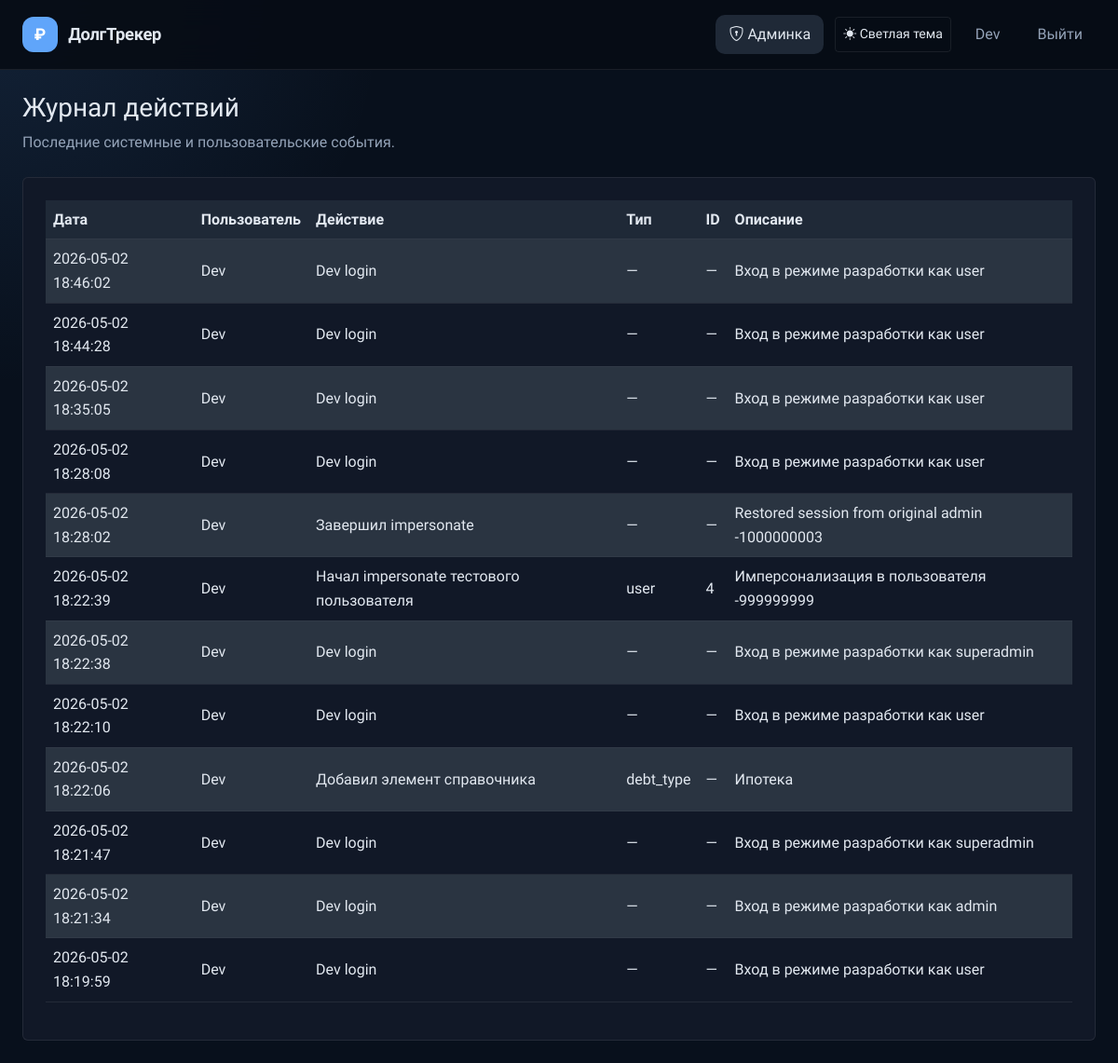
The page /admin/logs (signed in) on the database as committed earlier.
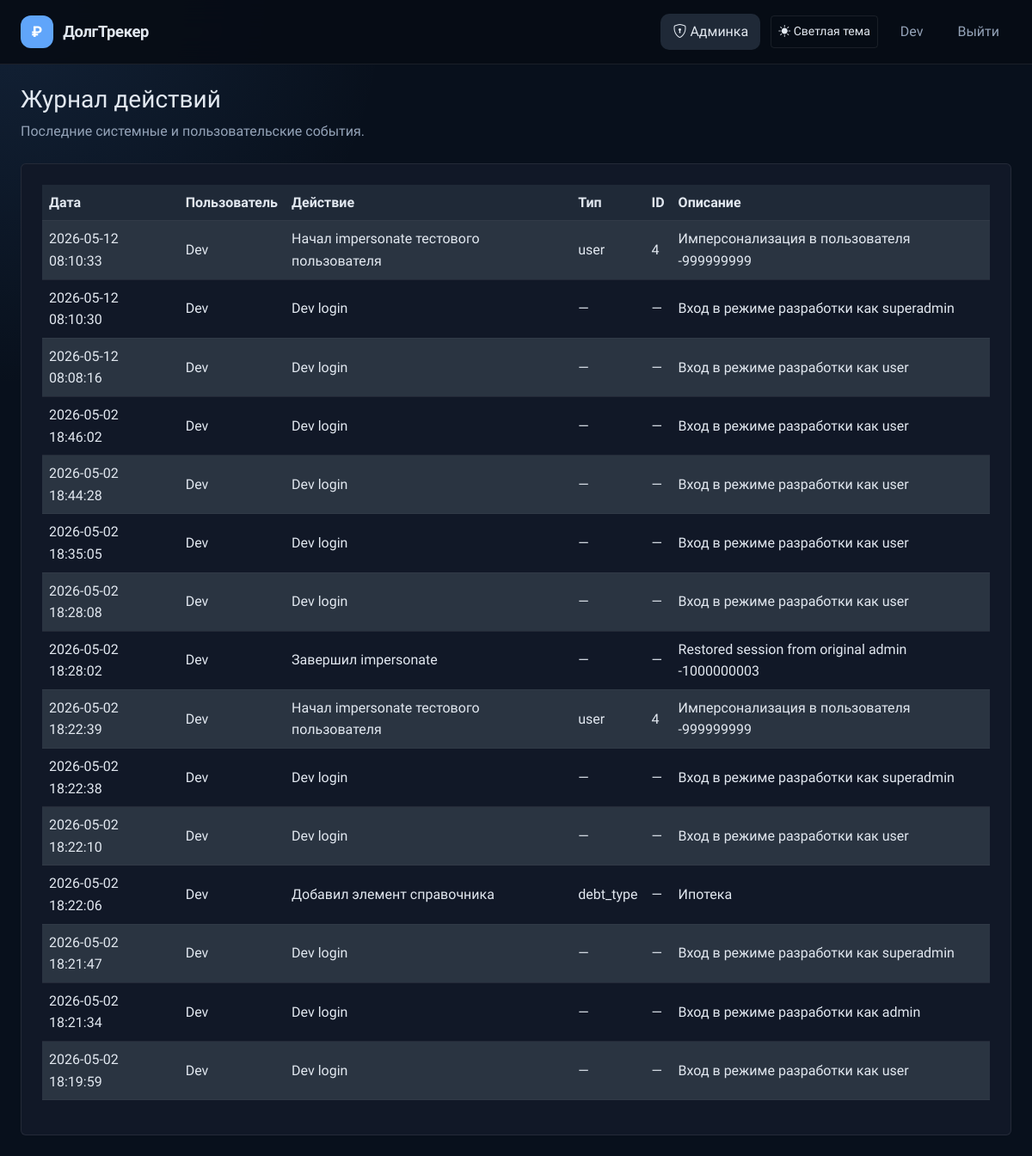
The same page on the database as committed later.
### app/models.py (models this page shows, shortened)
class User(UserMixin, db.Model):
    __tablename__ = 'users'
    id = db.Column(db.Integer, primary_key=True)
    telegram_id = db.Column(db.BigInteger, unique=True, nullable=False)
    username = db.Column(db.String(80), nullable=True)
    first_name = db.Column(db.String(100), nullable=True)
    last_name = db.Column(db.String(100), nullable=True)
    photo_url = db.Column(db.String(255), nullable=True)
    auth_date = db.Column(db.DateTime, nullable=True)
    created_at = db.Column(db.DateTime, default=datetime.utcnow, nullable=False)
    role = db.Column(db.Enum('user', 'admin', 'superadmin'), nullable=False, default='user')
    is_blocked = db.Column(db.Boolean, default=False, nullable=False)
    last_login_ip = db.Column(db.String(100), nullable=True)
    last_user_agent = db.Column(db.Text, nullable=True)
    login_count = db.Column(db.Integer, default=0, nullable=False)
    debts = db.relationship('Debt', back_populates='user', lazy=True, cascade='all, delete-orphan')
    incomes = db.relationship('Income', back_populates='user', lazy=True, cascade='all, delete-orphan')
    expenses = db.relationship('Expense', back_populates='user', lazy=True, cascade='all, delete-orphan')
    activity_logs = db.relationship('ActivityLog', back_populates='user', lazy=True, cascade='all, delete-orphan')
    @property
    def is_admin(self):
        return self.role in ('admin', 'superadmin')

class ActivityLog(db.Model):
    __tablename__ = 'activity_logs'
    id = db.Column(db.Integer, primary_key=True)
    user_id = db.Column(db.Integer, db.ForeignKey('users.id'), nullable=True)
    action = db.Column(db.String(100), nullable=False)
    entity_type = db.Column(db.String(50), nullable=True)
    entity_id = db.Column(db.Integer, nullable=True)
    description = db.Column(db.Text, nullable=True)
    ip_address = db.Column(db.String(100), nullable=True)
    user_agent = db.Column(db.Text, nullable=True)
    created_at = db.Column(db.DateTime, default=datetime.utcnow)
    user = db.relationship('User', back_populates='activity_logs')

### app/routes/admin.py (the view)
    @app.route('/admin/logs')
    @admin_required
    def admin_logs():
        logs = ActivityLog.query.order_by(ActivityLog.created_at.desc()).limit(100).all()
        return render_template('admin_logs.html', logs=logs)

### app/utils.py (called while the page is built)
def get_setting(key, default=None):
    try:
        setting = AppSetting.query.filter_by(key=key).first()
        return setting.value if setting else default
    except Exception:
        return default

def get_dictionary_values(dictionary_type):
    try:
        entries = DictionaryEntry.query.filter_by(dictionary_type=dictionary_type, is_active=True).order_by(DictionaryEntry.value.asc()).all()
        return [entry.value for entry in entries]
    except Exception:
        return []

def admin_required(view):
    @wraps(view)
    def wrapper(*args, **kwargs):
        if not getattr(current_user, 'is_authenticated', False) or not getattr(current_user, 'is_admin', False):
            return redirect(url_for('index'))
        return view(*args, **kwargs)
    return wrapper

### templates/admin_logs.html (shortened to what this page needs)
{% extends 'base.html' %}
{% block content %}
<div class="mb-4">
    <h1 class="h3">Журнал действий</h1>
    <p class="text-muted">Последние системные и пользовательские события.</p>
</div>
<div class="card p-4">
    <div class="table-responsive">
        <table class="table table-striped align-middle">
            <thead>
                <tr>
                    <th>Дата</th>
                    <th>Пользователь</th>
                    <th>Действие</th>
                    <th>Тип</th>
                    <th>ID</th>
                    <th>Описание</th>
                </tr>
            </thead>
            <tbody>
                {% for log in logs %}
                <tr>
                    <td>{{ log.created_at.strftime('%Y-%m-%d %H:%M:%S') }}</td>
                    <td>{{ log.user.first_name or log.user.username if log.user else 'Система' }}</td>
                    <td>{{ log.action }}</td>
                    <td>{{ log.entity_type or '—' }}</td>
                    <td>{{ log.entity_id or '—' }}</td>
                    <td>{{ log.description or '—' }}</td>
                </tr>
                {% else %}
                <tr>
                    <td colspan="6" class="text-center text-muted">Нет записей.</td>
                </tr>
                {% endfor %}
            </tbody>
        </table>
    </div>
</div>
{% endblock %}

### templates/base.html (shortened to what this page needs)
<!DOCTYPE html>
<html lang="ru" data-theme="dark" data-bs-theme="dark">
<head>
    <link href="https://cdn.jsdelivr.net/npm/bootstrap@5.3.2/dist/css/bootstrap.min.css" rel="stylesheet">
    <link href="https://cdn.jsdelivr.net/npm/bootstrap-icons@1.11.3/font/bootstrap-icons.css" rel="stylesheet">
    <link href="{{ url_for('static', filename='css/style.css') }}" rel="stylesheet">
</head>
<body>
<nav class="navbar navbar-expand-lg">
    <div class="container-fluid px-4">
        <a class="navbar-brand" href="/">
            <span class="brand-icon">₽</span>
            <span class="brand-text">{{ app_name }}</span>
        </a>
        <div class="collapse navbar-collapse" id="navbarNav">
            <ul class="navbar-nav ms-auto align-items-center gap-1">
                {% set show_user_nav = not (current_user.is_authenticated and current_user.is_admin and request.path.startswith('/admin')) %}
                {% if current_user.is_authenticated and current_user.is_admin %}
                <li class="nav-item">
                    <a class="nav-link {% if request.path.startswith('/admin') %}active{% endif %}" href="{{ url_for('admin_dashboard') }}">
                        <i class="bi bi-shield-lock me-1"></i>Админка
                    </a>
                </li>
                {% endif %}
                <li class="nav-item ms-2">
                    <button id="themeToggleBtn" class="btn btn-outline-secondary btn-sm" type="button" aria-label="Переключить тему"></button>
                </li>
                <li class="nav-item ms-2">
                    {% if current_user.is_authenticated %}
                    <span class="nav-link disabled pe-0">{{ current_user.first_name or current_user.username or 'Пользователь' }}</span>
                    {% endif %}
                </li>
                <li class="nav-item ms-2">
                    {% if current_user.is_authenticated %}
                    <a class="nav-link" href="{{ url_for('logout') }}">Выйти</a>
                    {% else %}
                    <a class="nav-link" href="{{ url_for('login') }}">Войти</a>
                    {% endif %}
                </li>
            </ul>
        </div>
    </div>
</nav>
<main class="app-main container-fluid px-4 py-4">
    {% block content %}{% endblock %}
</main>
<div class="toast-container position-fixed bottom-0 end-0 p-3" style="z-index:9999">
</div>
</body>
</html>

### static/css/style.css (style rules this page uses)
:root { --bg: #f4f6fb; --bg-card: #ffffff; --bg-card-2: #f8fafc; --border: #d9e2ec; --border-hov: #c1cdd9; --text: #111827; --text-muted: #64748b; --text-dim: #475569; --primary: #2563eb; --primary-dk: #1d4ed8; --success: #16a34a; --warning: #d97706; --danger: #dc2626; --orange: #ea580c; --split-clr: #8b5cf6; --card-radius: 14px; --transition: 0.18s ease; }
:root[data-theme="dark"] { --bg: #08101c; --bg-card: #111827; --bg-card-2: #1f2937; --border: rgba(255,255,255,0.08); --border-hov: rgba(255,255,255,0.18); --text: #e2e8f0; --text-muted: #94a3b8; --text-dim: #cbd5e1; --primary: #60a5fa; --primary-dk: #3b82f6; --success: #34d399; --warning: #fbbf24; --danger: #f87171; --orange: #fb923c; --split-clr: #c084fc; }
* { box-sizing: border-box; }
body { font-family: 'Onest', system-ui, sans-serif; background: radial-gradient(circle at top left, rgba(96,165,250,0.15), transparent 25%), var(--bg); color: var(--text); min-height: 100vh; line-height: 1.6; }
.app-main { max-width: 1320px; margin: 0 auto; padding: 1.5rem 1rem 3rem; }
body, .navbar, .modal-content, .dropdown-menu, .toast, .alert, .table, .table th, .table td, .form-control, .form-select, .form-label, .form-text, .dropdown-item, .page-link, .list-group-item, .card, .card-body, .card-header, .card-footer, .accordion-item, .accordion-button, .accordion-body, .breadcrumb-item { color: var(--text); background: transparent; }
.card { background: var(--bg-card); border: 1px solid var(--border); }
html[data-theme="dark"] { color-scheme: dark; }
html[data-theme="dark"] body { background: radial-gradient(circle at top left, rgba(96,165,250,0.12), transparent 25%), var(--bg); }
html[data-theme="dark"] .text-muted { color: var(--text-muted) !important; }
html[data-theme="dark"] .table, html[data-theme="dark"] .table th, html[data-theme="dark"] .table td { color: var(--text) !important; }
html[data-theme="dark"] .table tbody tr { background: var(--bg-card) !important; }
html[data-theme="dark"] .table.table-striped tbody tr:nth-of-type(odd) { background: var(--bg-card-2) !important; }
a { color: var(--primary); }
.table { background: transparent; color: var(--text); }
.table thead th { background: var(--bg-card-2); color: var(--text); border-color: var(--border); }
.table tbody tr { background: var(--bg-card); }
.table.table-striped tbody tr:nth-of-type(odd) { background-color: var(--bg-card-2); }
.table th, .table td { border-color: var(--border); color: var(--text); }
.navbar { background: rgba(255,255,255,0.85); backdrop-filter: blur(16px); border-bottom: 1px solid var(--border); padding: 0.8rem 0; position: sticky; top: 0; z-index: 1000; }
html[data-theme="dark"] .navbar { background: rgba(7, 12, 21, 0.92); }
.navbar .container-fluid { gap: 0.75rem; }
.navbar-brand { display: inline-flex; align-items: center; gap: 0.7rem; font-weight: 700; }
.brand-icon { display: inline-flex; align-items: center; justify-content: center; width: 38px; height: 38px; background: var(--primary); border-radius: 12px; font-weight: 800; font-size: 1.1rem; color: #fff; }
.brand-text { font-weight: 700; font-size: 1.15rem; color: var(--text); letter-spacing: -0.02em; }
.nav-link { color: var(--text-muted) !important; font-weight: 500; border-radius: 10px; padding: 8px 14px !important; transition: var(--transition); }
.nav-link:hover, .nav-link.active { color: var(--text) !important; background: var(--bg-card-2); }
.navbar-nav { align-items: center; }
.navbar .btn { min-height: 38px; }
.app-main { padding-top: 2.5rem; }
.btn-outline-primary, .btn-outline-secondary, .btn-outline-success, .btn-outline-danger, .btn-outline-warning, .btn-outline-info, .btn-outline-dark, .btn-outline-light { color: var(--text); background: transparent; border-color: var(--border); transition: var(--transition); }

Rows that differ between the two databases and show on the page:
added ActivityLog: created_at "2026-05-12 08:10:33", user "Dev", action "Начал impersonate тестового пользователя", entity_type "user", entity "4", description "Имперсонализация в пользователя -999999999"
added ActivityLog: created_at "2026-05-12 08:10:30", user "Dev", action "Dev login", entity_type "—", entity_id "—", description "Вход в режиме разработки как superadmin"
added ActivityLog: created_at "2026-05-12 08:08:16", user "Dev", action "Dev login", entity_type "—", entity_id "—", description "Вход в режиме разработки как user"
